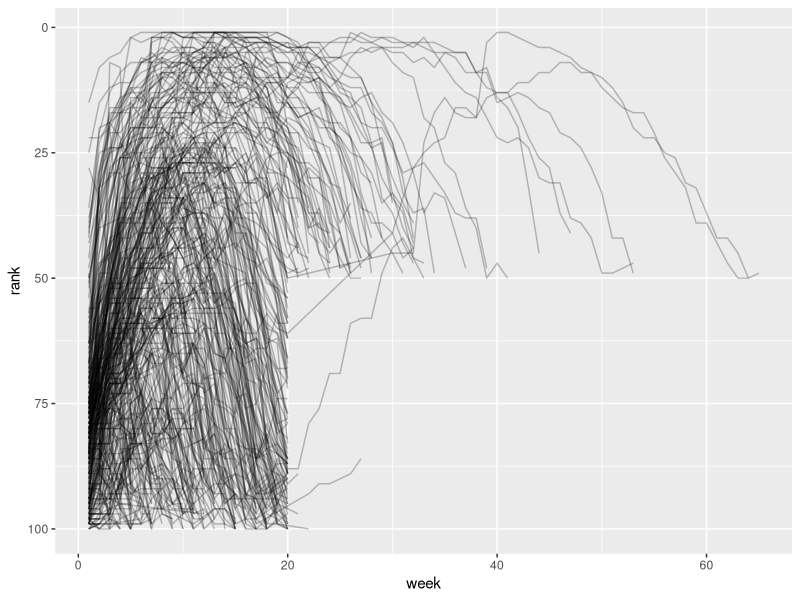

Reproduce this figure in R.
library(tidyverse)

# (I) Tidy data
# There are three interrelated rules that make a dataset tidy:
# 1. Each variable is a column; each column is a variable.
# 2. Each observation is a row; each row is an observation.
# 3. Each value is a cell; each cell is a single value.

# tidyr provides two functions for pivoting data: pivot_longer() and pivot_wider()

#(II) Pivot long

# pivot your data into a tidy form, with variables in the columns and observations in the rows

#The billboard dataset records the billboard rank of songs in the year 2000
# columns names are one variable (week) and cell values are another variable (rank)

# A tibble: 317 × 79
# artist      track date.entered   wk1   wk2   wk3   wk4   wk5   wk6   wk7   wk8   wk9  wk10  wk11  wk12  wk13  wk14
# <chr>       <chr> <date>       <dbl> <dbl> <dbl> <dbl> <dbl> <dbl> <dbl> <dbl> <dbl> <dbl> <dbl> <dbl> <dbl> <dbl>
# 2 Pac       Baby… 2000-02-26      87    82    72    77    87    94    99    NA    NA    NA    NA    NA    NA    NA
# 2Ge+her     The … 2000-09-02      91    87    92    NA    NA    NA    NA    NA    NA    NA    NA    NA    NA    NA

billboard_pivot <- billboard |> 
  pivot_longer(
    cols = starts_with("wk", ignore.case = TRUE),  # untidy data in columns wk
    #cols = !c(artist, track, date.entered) # another way to select columns that you wish to tidy
    names_to = "week",   #all columns starting with "wk" will pivot to single column week
                         #wk1/wk2...will become values for the column
    values_to = "rank",  #values in the cell for all "wk" columns will become values for the variable "rank"
    values_drop_na = TRUE
  ) |>
  mutate(
    week = parse_number(week)
  )

# A tibble: 5,307 × 5
# artist  track                   date.entered  week  rank
# <chr>   <chr>                   <date>       <dbl> <dbl>
# 2 Pac   Baby Don't Cry (Keep... 2000-02-26       1    87
# 2 Pac   Baby Don't Cry (Keep... 2000-02-26       2    82
# 2 Pac   Baby Don't Cry (Keep... 2000-02-26       3    72
# 2 Pac   Baby Don't Cry (Keep... 2000-02-26       4    77
# 2 Pac   Baby Don't Cry (Keep... 2000-02-26       5    87
# 2 Pac   Baby Don't Cry (Keep... 2000-02-26       6    94
# 2 Pac   Baby Don't Cry (Keep... 2000-02-26       7    99
# 2Ge+her The Hardest Part Of ... 2000-09-02       1    91
# 2Ge+her The Hardest Part Of ... 2000-09-02       2    87
# 2Ge+her The Hardest Part Of ... 2000-09-02       3    92

billboard_pivot |>
  ggplot(aes(x = week, y = rank, group = track)) + ## plot the line for 1 track showing the rank by week
  geom_line(alpha = 0.25) +
  scale_y_reverse() # reverse the direction of the y axis
                    # ranks - lower numbers (better ranks) at the top
                    # depth - ocean depth , deeeper values at the bottom



#who2 contains tuberculosis observations with multiple information crammed into column names: 
#column names are a combination of multiple variables: diagnosis method, gender and age


# A tibble: 7,240 × 58
# country      year sp_m_014 sp_m_1524 sp_m_2534 sp_m_3544 sp_m_4554 sp_m_5564 sp_m_65 sp_f_014 sp_f_1524 sp_f_2534
# <chr>       <dbl>    <dbl>     <dbl>     <dbl>     <dbl>     <dbl>     <dbl>   <dbl>    <dbl>     <dbl>     <dbl>
# 1 Afghanistan  1980       NA        NA        NA        NA        NA        NA      NA       NA        NA        NA
# 2 Afghanistan  1981       NA        NA        NA        NA        NA        NA      NA       NA        NA        NA
# 3 Afghanistan  1982       NA        NA        NA        NA        NA        NA      NA       NA        NA        NA
# 4 Afghanistan  1983       NA        NA        NA        NA        NA        NA      NA       NA        NA        NA
# 5 Afghanistan  1984       NA        NA        NA        NA        NA        NA      NA       NA        NA        NA
# 6 Afghanistan  1985       NA        NA        NA        NA        NA        NA      NA       NA        NA        NA
# 7 Afghanistan  1986       NA        NA        NA        NA        NA        NA      NA       NA        NA        NA
# 8 Afghanistan  1987       NA        NA        NA        NA        NA        NA      NA       NA        NA        NA
# 9 Afghanistan  1988       NA        NA        NA        NA        NA        NA      NA       NA        NA        NA
# 10 Afghanistan  1989       NA        NA        NA        NA        NA        NA      NA       NA        NA        NA
# ℹ 7,230 more rows
# ℹ 46 more variables: sp_f_3544 <dbl>, sp_f_4554 <dbl>, sp_f_5564 <dbl>, sp_f_65 <dbl>, sn_m_014 <dbl>,
#   sn_m_1524 <dbl>, sn_m_2534 <dbl>, sn_m_3544 <dbl>, sn_m_4554 <dbl>, sn_m_5564 <dbl>, sn_m_65 <dbl>,
#   sn_f_014 <dbl>, sn_f_1524 <dbl>, sn_f_2534 <dbl>, sn_f_3544 <dbl>, sn_f_4554 <dbl>, sn_f_5564 <dbl>,
#   sn_f_65 <dbl>, ep_m_014 <dbl>, ep_m_1524 <dbl>, ep_m_2534 <dbl>, ep_m_3544 <dbl>, ep_m_4554 <dbl>,
#   ep_m_5564 <dbl>, ep_m_65 <dbl>, ep_f_014 <dbl>, ep_f_1524 <dbl>, ep_f_2534 <dbl>, ep_f_3544 <dbl>,
#   ep_f_4554 <dbl>, ep_f_5564 <dbl>, ep_f_65 <dbl>, rel_m_014 <dbl>, rel_m_1524 <dbl>, rel_m_2534 <dbl>, …
# ℹ Use `print(n = ...)` to see more rows


who2 |>
  pivot_longer(
    cols = !c(country, year),
    names_to = c("diagnosis", "gender", "age_range"),
    names_sep = "_",
    values_to = "count",
    values_drop_na = TRUE
  ) |>
  mutate(
    age_range = case_when(
      age_range == "014" ~ "0014",
      age_range == "65"  ~ "6500",
      TRUE ~ age_range
    )   
  ) |>
  mutate(
    age_range_lower = substr(age_range, 1, 2),
    age_range_higher = substr(age_range, 3, 4)
  ) |>
  mutate(
    age_range_lower = as.integer(age_range_lower),
    age_range_higher = as.integer(age_range_higher)
  ) |>
  select(!age_range) |>
  relocate(count, .after = age_range_higher)

# A tibble: 76,046 × 7
# country         year    diagnosis gender  age_range_lower age_range_higher  count
# <chr>           <dbl>   <chr>     <chr>            <int>            <int>   <dbl>
# 1 Afghanistan   1997    sp        m                    0               14     0
# 2 Afghanistan   1997    sp        m                   15               24    10
# 3 Afghanistan   1997    sp        m                   25               34     6
# 4 Afghanistan   1997    sp        m                   35               44     3
# 5 Afghanistan   1997    sp        m                   45               54     5
# 6 Afghanistan   1997    sp        m                   55               64     2
# 7 Afghanistan   1997    sp        m                   65                0     0
# 8 Afghanistan   1997    sp        f                    0               14     5
# 9 Afghanistan   1997    sp        f                   15               24    38
# 10 Afghanistan  1997    sp        f                   25               34    36
# ℹ 76,036 more rows
# ℹ Use `print(n = ...)` to see more rows
  
#household contains column names which are a mix of variables (name, dob) and values (child1/child2)
# A tibble: 5 × 5
#     family  dob_child1  dob_child2    name_child1   name_child2
#     <int>   <date>      <date>        <chr>         <chr>      
# 1     1     1998-11-26  2000-01-29    Susan         Jose       
# 2     2     1996-06-22  NA            Mark          NA         
# 3     3     2002-07-11  2004-04-05    Sam           Seth       
# 4     4     2004-10-10  2009-08-27    Craig         Khai       
# 5     5     2000-12-05  2005-02-28    Parker        Gracie 

#.value tells pivot_longer that part of the column name should become the name of an existing column in the dataset
#.value will turn "dob" and "name" into column names and "child1" and "child2" as values for the new column "child"
household |>
  pivot_longer(
    cols = !family,
    names_to = c(".value", "child"), #1st component, before the separator, will become the column name
                                     #2nd component, after the separator will become values for the column "child"
    names_sep = "_",
    values_drop_na = TRUE
  )
# A tibble: 9 × 4
# family  child     dob        name  
# <int>   <chr>     <date>     <chr> 
# 1       child1    1998-11-26 Susan 
# 1       child2    2000-01-29 Jose  
# 2       child1    1996-06-22 Mark  
# 3       child1    2002-07-11 Sam   
# 3       child2    2004-04-05 Seth  
# 4       child1    2004-10-10 Craig 
# 4       child2    2009-08-27 Khai  
# 5       child1    2000-12-05 Parker
# 5       child2    2005-02-28 Gracie

#If say we have 3 parts
household2 <- tibble(
  family = c("Smith", "Jones"),
  income_child1_2020 = c(20000, 25000),
  income_child2_2020 = c(15000, 18000),
  age_child1_2020    = c(12, 14),
  age_child2_2020    = c(10, 9)
)

household2 |> 
  pivot_longer(
    cols = !family,
    names_sep = "_",
    names_to = c(".value","child","year")
  )

#Another powerful way to do this is to specific regex using names_pattern for full control
# . any single character
# * zero or more times
# + one or more times
# \\d digits(0-9)
 
household2 |>
  pivot_longer(
    cols = !family,
    names_pattern = "(.*)_(child\\d)_(\\d+)",
    names_to = c(".value", "child", "year")
  )

# (III) Pivot wide
# Pivot long makes a dataset long by increasing rows and reducing columns
# Pivot wide makes dataset wider by increasing columns and reducing rows when one observation is spread across multiple row

# A tibble: 500 × 5
# org_pac_id org_nm                               measure_cd   measure_title                                prf_rate
# <chr>      <chr>                                <chr>        <chr>                                           <dbl>
# 0446157747 USC CARE MEDICAL GROUP INC           CAHPS_GRP_1  CAHPS for MIPS SSM: Getting Timely Care, Ap…       63
# 0446157747 USC CARE MEDICAL GROUP INC           CAHPS_GRP_2  CAHPS for MIPS SSM: How Well Providers Comm…       87
# 0446157747 USC CARE MEDICAL GROUP INC           CAHPS_GRP_3  CAHPS for MIPS SSM: Patient's Rating of Pro…       86

cms_patient_experience |>
  pivot_wider(
    id_cols = starts_with("org"),
    names_from = measure_cd,
    values_from = prf_rate
  ) 

# A tibble: 95 × 8
# org_pac_id org_nm                         CAHPS_GRP_1 CAHPS_GRP_2 CAHPS_GRP_3 CAHPS_GRP_5 CAHPS_GRP_8 CAHPS_GRP_12
# <chr>      <chr>                                <dbl>       <dbl>       <dbl>       <dbl>       <dbl>        <dbl>
# 0446157747 USC CARE MEDICAL GROUP INC              63          87          86          57          85           24
# 0446162697 ASSOCIATION OF UNIVERSITY PHY…          59          85          83          63          88           22
# 0547164295 BEAVER MEDICAL GROUP PC                 49          NA          75          44          73           12
# 0749333730 CAPE PHYSICIANS ASSOCIATES PA           67          84          85          65          82           24
# 0840104360 ALLIANCE PHYSICIANS INC                 66          87          87          64          87           28
# 0840109864 REX HOSPITAL INC                        73          87          84          67          91           30
# 0840513552 SCL HEALTH MEDICAL GROUP DENV…          58          83          76          58          78           26
# 0941545784 GRITMAN MEDICAL CENTER INC              46          86          81          54          NA           25
# 1052612785 COMMUNITY MEDICAL GROUP LLC             65          84          80          58          87           29
# 1254237779 OUR LADY OF LOURDES MEMORIAL …          61          NA          NA          65          NA           17